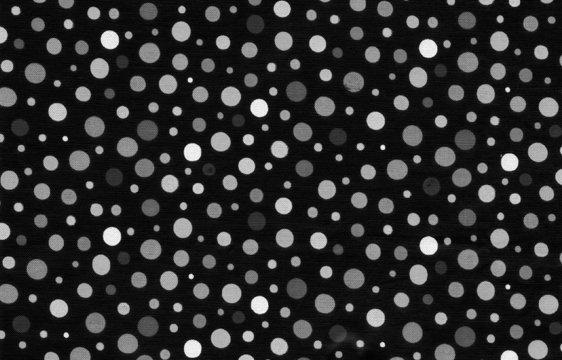
%> input picture DIP/Assignment3/circles1.jpg, 562 x 360 px
$ octave Q2.m   (GNU Octave 9; MATLAB toolbox functions it lacks are replaced by stand-ins)
%> lines starting %> are read from the running program, lines starting %| are printed output that depends on the picture; in (x1, y1, x2, y2) boxes, pixels count from 0 and x2, y2 are one past the last pixel; in counts of white or black regions, pixels touching at a corner belong together; the program's own positions count from 1
clc;clear all;

%Image read
simg=imread('circles1.jpg','jpg');
%> simg is the input picture: size 360x562x3 uint8; min 0, max 255, mean 45.3
simg=rgb2gray(simg);
%> simg: size 360x562 uint8

%Logic to convert given image to binary image with distinguish circles.
mask= fspecial('gaussian',[5,5],3);
fimg=imfilter(simg,mask);
se = strel('disk',15);
fimg = imtophat(fimg,se);
se = strel('disk',2);
fimg = imerode(fimg,se);
fimg=adapthisteq(fimg);
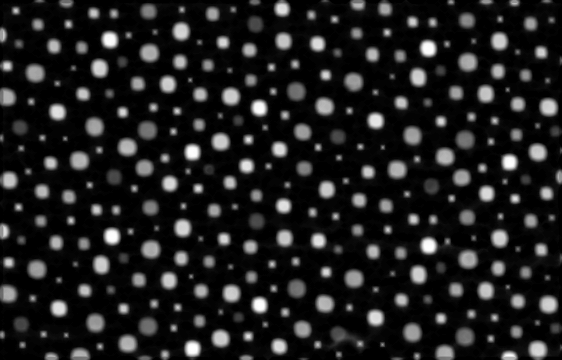
%> fimg: size 360x562 uint8; min 0, max 255, mean 31.1
se = strel('disk',15);
fimg = imtophat(fimg,se);
BW = im2bw(fimg,0.18);
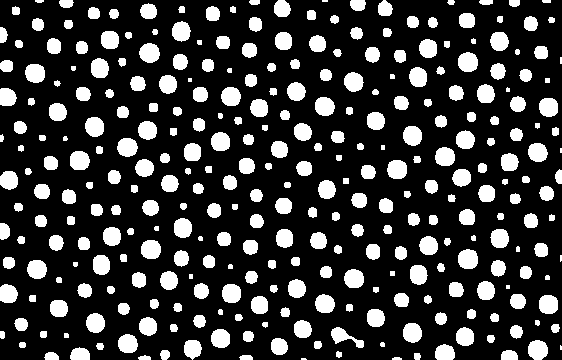
%> BW: size 360x562 logical; 21.6% white; 318 white regions (9 under 20 px), largest, box (x1, y1, x2, y2) and area: (458, 249, 478, 269) 333, (458, 52, 478, 72) 326, (139, 43, 160, 63) 324

%Get connected components in the image
[L num]=bwlabel(BW);
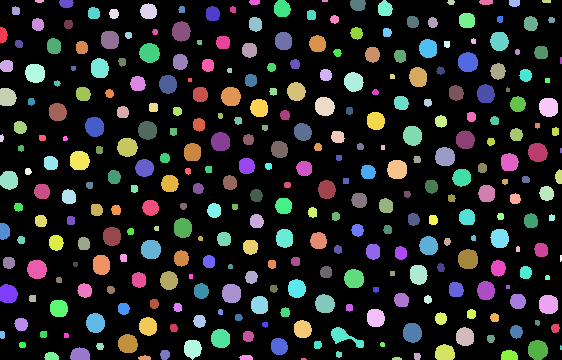
%> L: size 360x562 double; 319 distinct labels, from 0 to 318; one colour per label, 0 black
%> num = 318


%count number of lables in each category by eroding the image
nn=zeros(10,1);
for i=1:1:10
    se = strel('disk',i);
    tmp=imerode(BW,se);
    [Lt numt]=bwlabel(tmp);
    nn(i)=numt;
end
%> this loop made 10 passes
%> numt on passes 1 to 10: 318, 307, 306, 258, 193, 170, 135, 95, 72, 9
%> pass 1, `[Lt numt]=bwlabel(tmp);`:
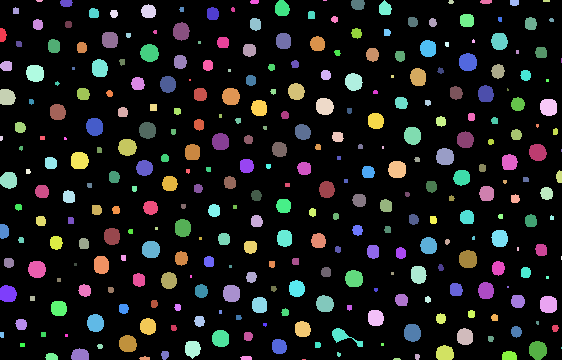
%> Lt: size 360x562 double; 319 distinct labels, from 0 to 318; one colour per label, 0 black
%> pass 2, `[Lt numt]=bwlabel(tmp);`:
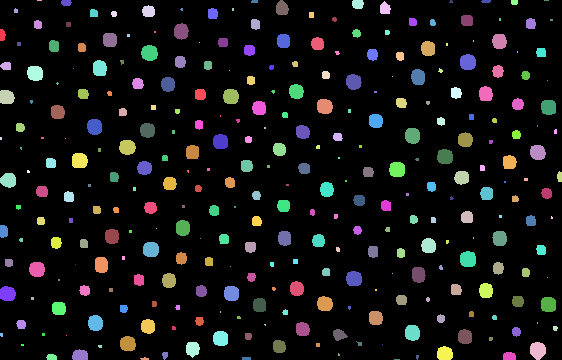
%> Lt: size 360x562 double; 308 distinct labels, from 0 to 307; one colour per label, 0 black
%> after the loop, nn = [318; 307; 306; 258; 193; 170; 135; 95; 72; 9]


%calculate size of each connected component in the image
csize=zeros(num,1);
for i=1:num
    csize(i)=size(find(L==i),1);
end
%> after the loop, csize = 318 values, max 333 at index 258, min 9 at index 318, mean 137.4
%Sort the circle according to size
[val ind]=sort(csize);
%> val = 318 values from 9 to 333; ind = 318 values, max 318 at index 1, min 1 at index 152, mean 159.5


D=sort(nn);
%> D = [9; 72; 95; 135; 170; 193; 258; 306; 307; 318]
ll=zeros(size(L));
for j=1:size(D)-1
   kk=zeros(size(L));
   for i=D(j):D(j+1)
        kk(find(L==ind(i)))=1;
        ll=ll+kk;
   end
   figure,imshow(kk),title(strcat('catogary no :',num2str(j)));

end
%> this loop made 9 passes
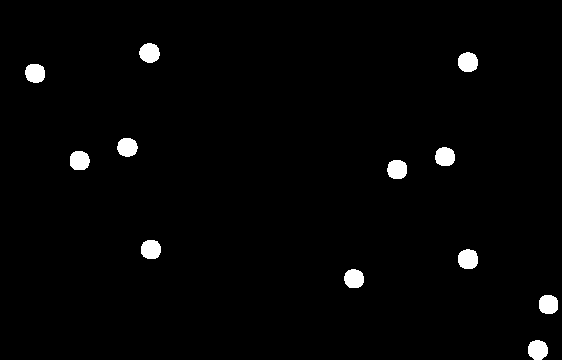
%> kk: size 360x562 double; values 0 (black) and 1 (white), 1.9% white; 12 white regions, largest, box (x1, y1, x2, y2) and area: (458, 249, 478, 269) 333, (458, 52, 478, 72) 326, (139, 43, 160, 63) 324
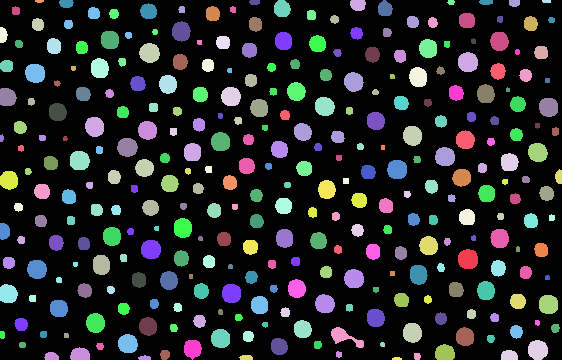
%> ll: size 360x562 double; 67 distinct labels, from 0 to 67; one colour per label, 0 black

figure;imshow(simg),title('Original Image')
figure;imshow(ll),title('combined seperated image to verify whether every circle is counted or not')
